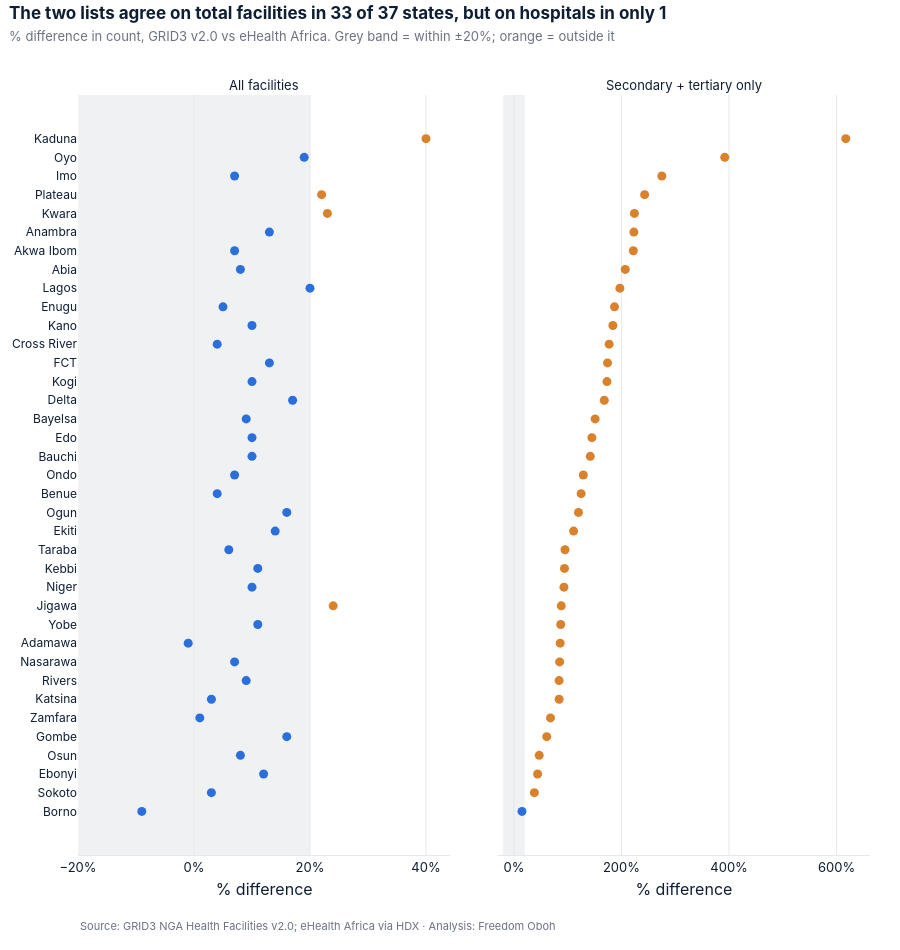

The notebook cell saved with this chart:
### Code cell
from plotly.subplots import make_subplots
c2 = cc.sort_values("crosscheck_sec_tert_diff_percent").assign(
    name=lambda t: t.state.replace({"Federal Capital Territory": "FCT"}))
fig = make_subplots(rows=1, cols=2, shared_yaxes=True, horizontal_spacing=0.06,
                    subplot_titles=("All facilities", "Secondary + tertiary only"))
for col, (field, flag) in enumerate([("crosscheck_diff_percent", "crosscheck_flag"),
                                     ("crosscheck_sec_tert_diff_percent", "crosscheck_sec_tert_flag")], start=1):
    fig.add_trace(go.Scatter(x=c2[field], y=c2.name, mode="markers",
                             marker=dict(size=9, color=[ORANGE if f else BLUE for f in c2[flag]]),
                             hovertemplate="%{y}: %{x:+.0f}%<extra></extra>"), row=1, col=col)
    fig.add_vrect(x0=-20, x1=20, fillcolor="#E6E8EC", opacity=0.6, line_width=0, layer="below", row=1, col=col)
fig.update_annotations(font=dict(size=13, color=NAVY), selector=dict(text="All facilities"))
fig.update_annotations(font=dict(size=13, color=NAVY), selector=dict(text="Secondary + tertiary only"))
style(fig,
      title=(f"The two lists agree on total facilities in {int((~cc.crosscheck_flag).sum())} of {len(cc)} states, "
             f"but on hospitals in only {int((~cc.crosscheck_sec_tert_flag).sum())}"),
      subtitle="% difference in count, GRID3 v2.0 vs eHealth Africa. Grey band = within ±20%; orange = outside it",
      source="GRID3 NGA Health Facilities v2.0; eHealth Africa via HDX", height=950, x_grid=True)
fig.update_xaxes(title_text="% difference", ticksuffix="%")
fig.update_yaxes(tickfont=dict(size=12))
fig.show()

### Figure 1 — Plotly figure (JSON) as saved in the notebook; plotly's stock layout.template omitted (floating-point values rounded to 4 significant figures)
{"data": [{"hovertemplate": "%{y}: %{x:+.0f}%<extra></extra>", "marker": {"color": ["#2A6FDB", "#2A6FDB", "#2A6FDB", "#2A6FDB", "#2A6FDB", "#2A6FDB", "#2A6FDB", "#2A6FDB", "#2A6FDB", "#2A6FDB", "#2A6FDB", "#D9822B", "#2A6FDB", "#2A6FDB", "#2A6FDB", "#2A6FDB", "#2A6FDB", "#2A6FDB", "#2A6FDB", "#2A6FDB", "#2A6FDB", "#2A6FDB", "#2A6FDB", "#2A6FDB", "#2A6FDB", "#2A6FDB", "#2A6FDB", "#2A6FDB", "#2A6FDB", "#2A6FDB", "#2A6FDB", "#2A6FDB", "#D9822B", "#D9822B", "#2A6FDB", "#2A6FDB", "#D9822B"], "size": 9}, "mode": "markers", "type": "scatter", "x": [-9.0, 3.0, 12.0, 8.0, 16.0, 1.0, 3.0, 9.0, 7.0, -1.0, 11.0, 24.0, 10.0, 11.0, 6.0, 14.0, 16.0, 4.0, 7.0, 10.0, 10.0, 9.0, 17.0, 10.0, 13.0, 4.0, 10.0, 5.0, 20.0, 8.0, 7.0, 13.0, 23.0, 22.0, 7.0, 19.0, 40.0], "xaxis": "x", "y": ["Borno", "Sokoto", "Ebonyi", "Osun", "Gombe", "Zamfara", "Katsina", "Rivers", "Nasarawa", "Adamawa", "Yobe", "Jigawa", "Niger", "Kebbi", "Taraba", "Ekiti", "Ogun", "Benue", "Ondo", "Bauchi", "Edo", "Bayelsa", "Delta", "Kogi", "FCT", "Cross River", "Kano", "Enugu", "Lagos", "Abia", "Akwa Ibom", "Anambra", "Kwara", "Plateau", "Imo", "Oyo", "Kaduna"], "yaxis": "y"}, {"hovertemplate": "%{y}: %{x:+.0f}%<extra></extra>", "marker": {"color": ["#2A6FDB", "#D9822B", "#D9822B", "#D9822B", "#D9822B", "#D9822B", "#D9822B", "#D9822B", "#D9822B", "#D9822B", "#D9822B", "#D9822B", "#D9822B", "#D9822B", "#D9822B", "#D9822B", "#D9822B", "#D9822B", "#D9822B", "#D9822B", "#D9822B", "#D9822B", "#D9822B", "#D9822B", "#D9822B", "#D9822B", "#D9822B", "#D9822B", "#D9822B", "#D9822B", "#D9822B", "#D9822B", "#D9822B", "#D9822B", "#D9822B", "#D9822B", "#D9822B"], "size": 9}, "mode": "markers", "type": "scatter", "x": [15.0, 38.0, 44.0, 47.0, 61.0, 68.0, 84.0, 84.0, 85.0, 86.0, 87.0, 88.0, 93.0, 94.0, 95.0, 111.0, 120.0, 125.0, 129.0, 142.0, 145.0, 151.0, 168.0, 173.0, 174.0, 177.0, 184.0, 187.0, 197.0, 207.0, 222.0, 223.0, 224.0, 243.0, 275.0, 392.0, 617.0], "xaxis": "x2", "y": ["Borno", "Sokoto", "Ebonyi", "Osun", "Gombe", "Zamfara", "Katsina", "Rivers", "Nasarawa", "Adamawa", "Yobe", "Jigawa", "Niger", "Kebbi", "Taraba", "Ekiti", "Ogun", "Benue", "Ondo", "Bauchi", "Edo", "Bayelsa", "Delta", "Kogi", "FCT", "Cross River", "Kano", "Enugu", "Lagos", "Abia", "Akwa Ibom", "Anambra", "Kwara", "Plateau", "Imo", "Oyo", "Kaduna"], "yaxis": "y2"}], "layout": {"annotations": [{"font": {"color": "#0F1E33", "size": 13}, "showarrow": false, "text": "All facilities", "x": 0.235, "xanchor": "center", "xref": "paper", "y": 1.0, "yanchor": "bottom", "yref": "paper"}, {"font": {"color": "#0F1E33", "size": 13}, "showarrow": false, "text": "Secondary + tertiary only", "x": 0.765, "xanchor": "center", "xref": "paper", "y": 1.0, "yanchor": "bottom", "yref": "paper"}, {"font": {"color": "#6B7280", "size": 11}, "showarrow": false, "text": "Source: GRID3 NGA Health Facilities v2.0; eHealth Africa via HDX · Analysis: Freedom Oboh", "x": 0, "xanchor": "left", "xref": "paper", "y": 0, "yanchor": "top", "yref": "paper", "yshift": -62}], "font": {"color": "#0F1E33", "family": "Inter, Segoe UI, Arial, sans-serif", "size": 13}, "height": 950, "hoverlabel": {"bgcolor": "white", "font": {"color": "#0F1E33"}}, "margin": {"b": 95, "l": 20, "r": 30, "t": 95}, "paper_bgcolor": "white", "plot_bgcolor": "white", "shapes": [{"fillcolor": "#E6E8EC", "layer": "below", "line": {"width": 0}, "opacity": 0.6, "type": "rect", "x0": -20, "x1": 20, "xref": "x", "y0": 0, "y1": 1, "yref": "y domain"}, {"fillcolor": "#E6E8EC", "layer": "below", "line": {"width": 0}, "opacity": 0.6, "type": "rect", "x0": -20, "x1": 20, "xref": "x2", "y0": 0, "y1": 1, "yref": "y2 domain"}], "showlegend": false, "title": {"font": {"size": 17}, "text": "<b>The two lists agree on total facilities in 33 of 37 states, but on hospitals in only 1</b><br><span style='font-size:13px;color:#6B7280'>% difference in count, GRID3 v2.0 vs eHealth Africa. Grey band = within ±20%; orange = outside it</span>", "x": 0.01, "xanchor": "left", "y": 0.98, "yanchor": "top"}, "xaxis": {"anchor": "y", "automargin": true, "domain": [0.0, 0.47], "gridcolor": "#E6E8EC", "linecolor": "#E6E8EC", "showgrid": true, "ticksuffix": "%", "title": {"standoff": 10, "text": "% difference"}, "zeroline": false}, "xaxis2": {"anchor": "y2", "automargin": true, "domain": [0.53, 1.0], "gridcolor": "#E6E8EC", "linecolor": "#E6E8EC", "showgrid": true, "ticksuffix": "%", "title": {"standoff": 10, "text": "% difference"}, "zeroline": false}, "yaxis": {"anchor": "x", "automargin": true, "domain": [0.0, 1.0], "gridcolor": "#E6E8EC", "showgrid": false, "tickfont": {"size": 12}, "title": {"standoff": 10}, "zeroline": false}, "yaxis2": {"anchor": "x2", "automargin": true, "domain": [0.0, 1.0], "gridcolor": "#E6E8EC", "matches": "y", "showgrid": false, "showticklabels": false, "tickfont": {"size": 12}, "title": {"standoff": 10}, "zeroline": false}}}
